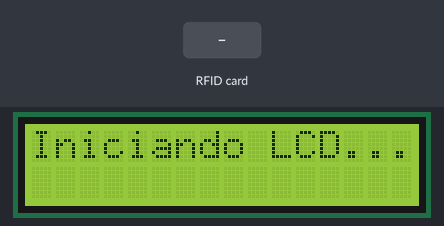
Simulated run of this sketch. Board: ESP32. On the bench: 16×2 character LCD. The test bench sets the inputs (shaded band). WiFi joins after 1.5 s; servers stay silent unless stated; the Firebase database answers and starts empty; what the sketch prints to the serial monitor is not drawn.

Above: at 0.1 s.
At 3.8 s:
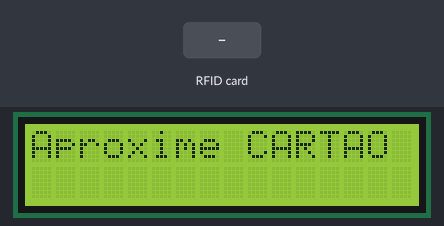
3.9 s: RFID card 5E 7A 19 C4 held to the reader
At 5.3 s:
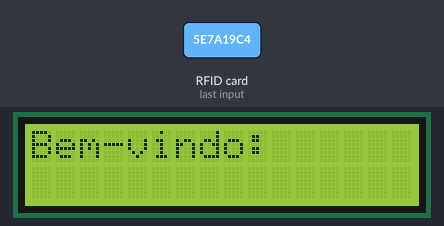
Timing chart, 0 to 6.9 s (numbered marks = the images above; inputs shaded):
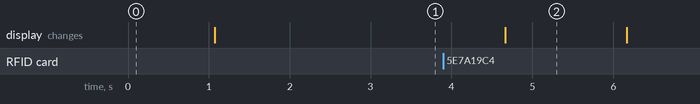

The sketch:

firebase_register_ESP32.ino
```cpp
#include <WiFi.h>
#include <IOXhop_FirebaseESP32.h>
#include <MFRC522.h>
#include <SPI.h>
#include <LiquidCrystal.h>

//== CREDENCIAIS //
#define WIFI_SSID "SSID" // SSID da rede
#define WIFI_PASSWORD "SENHA" // Senha da rede
#define FIREBASE_HOST "URL_REALTIME_DATABASE_FIREBASE" // URL do Realtime Database
#define FIREBASE_AUTH "CHAVE_API" // CHAVE DE API (API KEY)

//======== RFID =======//
#define SS_PIN 5
#define RST_PIN 22
MFRC522 mfrc522(SS_PIN, RST_PIN);

// ==== LCD 16x2 (sem I2C) ====
#define LCD_RS 13
#define LCD_E 12
#define LCD_D4 14
#define LCD_D5 27
#define LCD_D6 26
#define LCD_D7 25
LiquidCrystal lcd(LCD_RS, LCD_E, LCD_D4, LCD_D5, LCD_D6, LCD_D7);

String currentUser = "";
String currentUserNome = "";

// FUNCAO PARA DEFINIR AS LEITURAS DO CARTAO //
void setLeitura (String PATH, int leitura = 0) {
  int adicionar = Firebase.getInt(PATH);
  adicionar++;
  Firebase.setInt(PATH, adicionar);
  Serial.println("Adicionado");
}

void setup() {
  Serial.begin(115200);
  Serial.println("Inicializando...");

  // LCD
  lcd.begin(16, 2);
  lcd.clear();
  lcd.setCursor(0, 0);
  lcd.print("Iniciando LCD...");
  delay(1000);
  lcd.clear();
  lcd.print("Aproxime CARTAO");

  // RFID
  Serial.println("Inicializando SPI para RFID...");
  SPI.begin(18, 19, 23, 5);
  mfrc522.PCD_Init();
  Serial.println("RFID iniciado com sucesso!");
  Serial.println("Aproxime o cartão/tag do leitor...");

  // Wi-Fi
  Serial.print("Conectando ao Wi-Fi");
  WiFi.begin(WIFI_SSID, WIFI_PASSWORD);
  while (WiFi.status() != WL_CONNECTED) {
    delay(500);
    Serial.print(".");
  }
  Serial.println("\nWi-Fi conectado!");
  Serial.println("Connected to wifi\n");

  // Firebase
  Firebase.begin(FIREBASE_HOST, FIREBASE_AUTH);
}

void loop() {
  // Verifica a presença de um cartão
  if (mfrc522.PICC_IsNewCardPresent()) {
    if (mfrc522.PICC_ReadCardSerial()) {
      String uid = "";
      for (byte i = 0; i < mfrc522.uid.size; i++) {
        uid += String(mfrc522.uid.uidByte[i], HEX);
      }
      uid.toUpperCase();
      Serial.print("UID lido: ");
      Serial.println(uid);

      String nomePath = "/cartoes/" + uid + "/nome";
      if (Firebase.getString(nomePath)) {
        currentUser = uid;
        currentUserNome = Firebase.getString(nomePath);
        //sacos = 0; // Reseta o valor de sacos

        String timePath = "/cartoes/" + currentUser + "/timestamp";
        Firebase.setInt(timePath, millis());

        String leituraPath = "/cartoes/" + currentUser + "/leituras";
        setLeitura(leituraPath);

        lcd.clear();
        lcd.setCursor(0, 0);
        lcd.print("Bem-vindo:");
        lcd.setCursor(0, 1);
        lcd.print(currentUserNome.substring(0, 16));

        delay(1500);
        lcd.clear();
        lcd.setCursor(0, 0);
        lcd.print("Aproxime CARTAO");

      } else {
        Serial.println("Colaborador NAO encontrado!");
        lcd.clear();
        lcd.setCursor(0, 0);
        lcd.print("Cartao invalido");
        delay(1500);
        lcd.clear();
        lcd.setCursor(0, 0);
        lcd.print("Aproxime CARTAO");
      }

      mfrc522.PICC_HaltA();
      mfrc522.PCD_StopCrypto1();
    }
  }

}
```

Measured:
- after the input at 3.9 s, the display: changes after 0.76 s (image 2)
- what the display in image 2 shows lasts 1.5 s, from 4.7 s to 6.2 s
